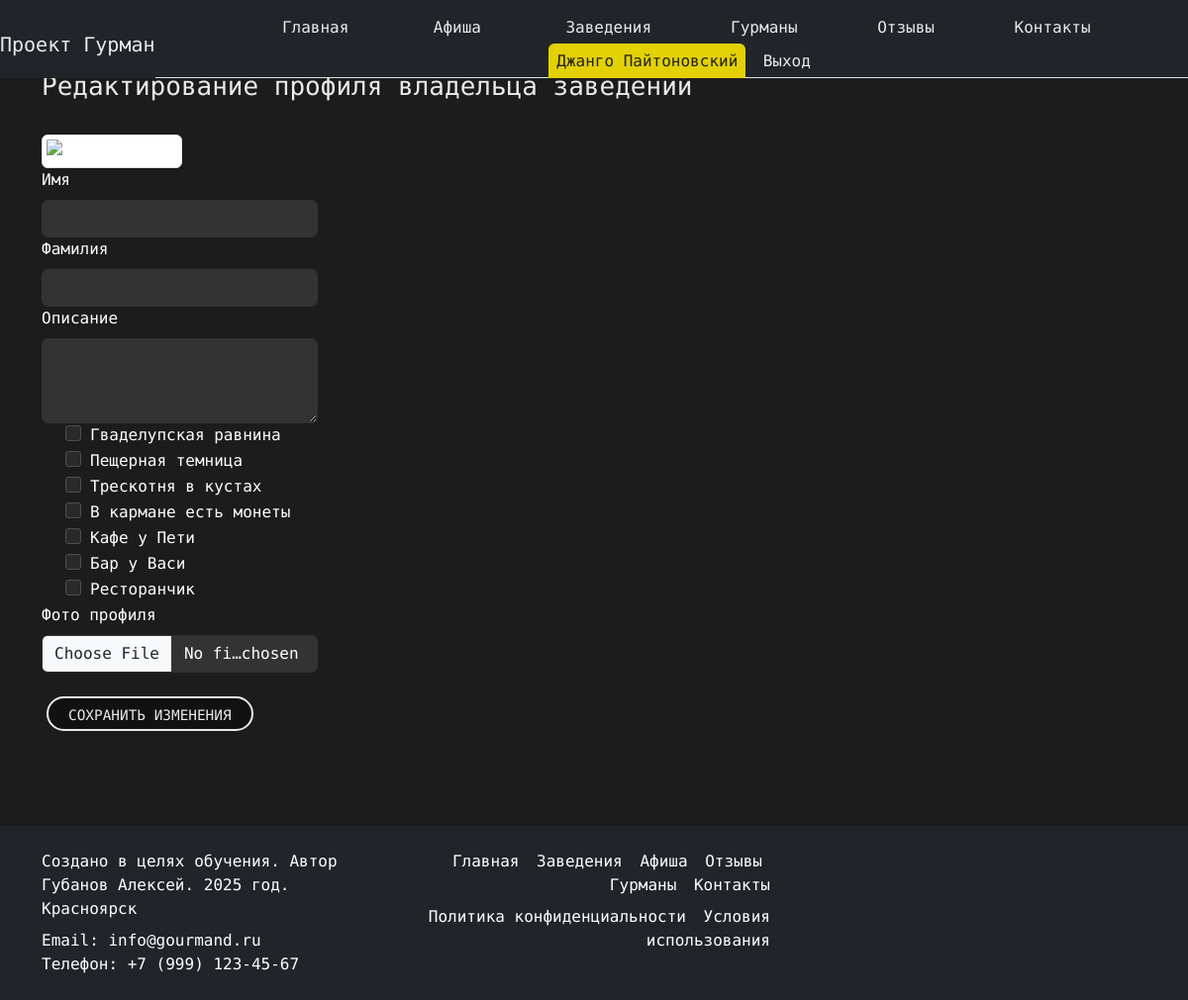
/profile/edit/ (signed in), run on an earlier commit of the app's database.
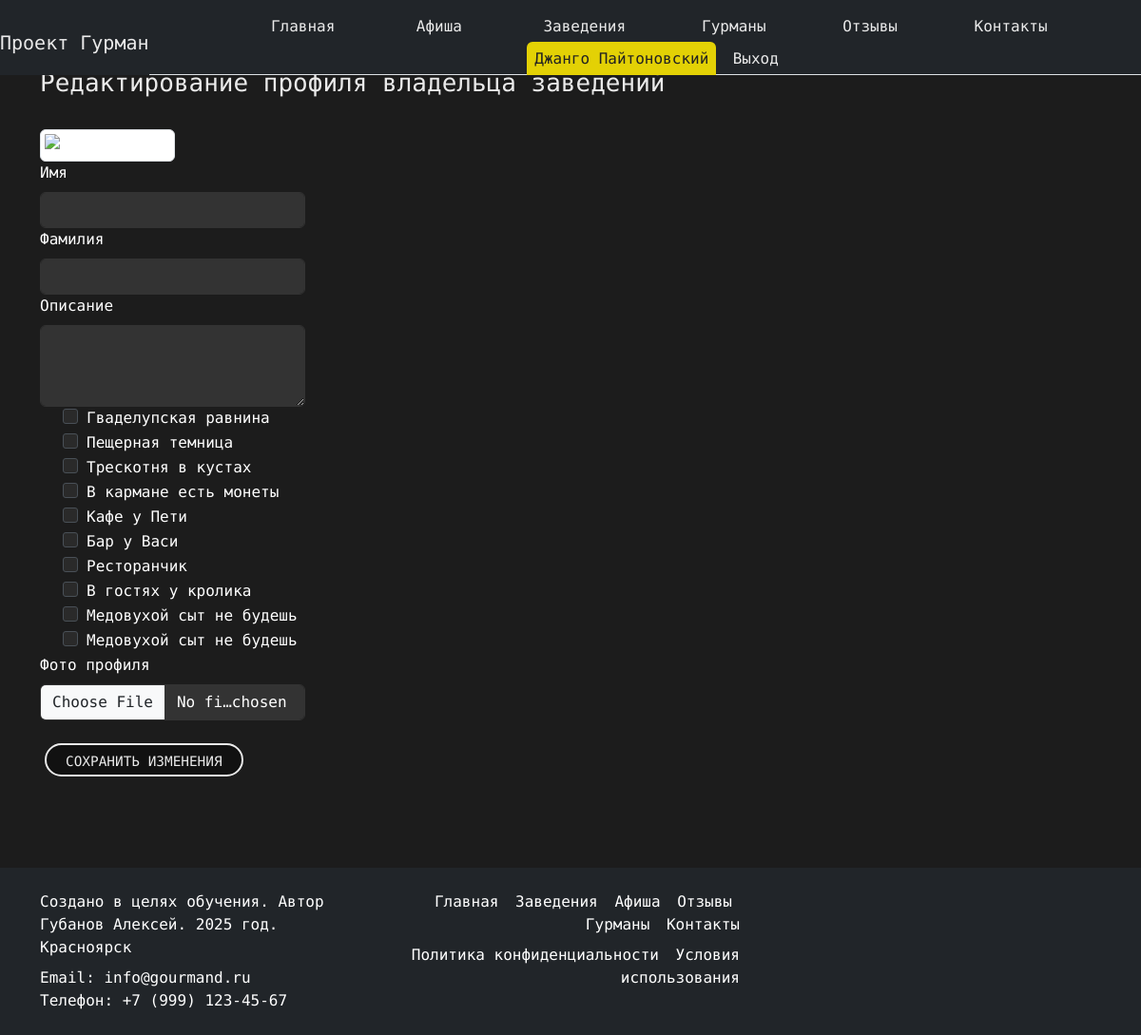
And on a later commit of the database.
### landing/models.py (models this page shows, shortened)
class Place(models.Model):
    name = models.CharField(max_length=100)
    description = models.TextField()
    place_email = models.EmailField()
    location = models.TextField()
    rating = models.DecimalField(max_digits=3, decimal_places=1, default=0.0)
    phone = models.TextField(max_length=50)
    website = models.URLField(max_length=200, blank=True, null=True)
    owner = models.ForeignKey(
        settings.AUTH_USER_MODEL,
        on_delete=models.SET_NULL,
        null=True,
        blank=True,
        related_name='owned_places'
    )
    slug = models.SlugField(max_length=100, blank=True, unique=True, verbose_name="Слаг")

### landing/views.py (the view, shortened to what this page needs)
# urls.py: path("profile/edit/", views.edit_profile, name="edit_profile"),
@login_required
def edit_profile(request):
    user = request.user
    if user.is_gourmand():
        profile = GourmandProfile.objects.filter(user=user).first()
        return render(request, "gourmands/edit_profile_gourmand.html", {"profile": profile})
    elif user.is_owner():
        profile = OwnerProfile.objects.filter(user=user).first()
        all_places = Place.objects.all()
        return render(request, "places/edit_profile_owner.html", {"profile": profile, "all_places": all_places})
    return redirect("index")

### landing/models.py (called while the page is built)
    def is_gourmand(self):
        return self.role == "gourmand"

    def is_owner(self):
        return self.role == "owner"

### templates/places/edit_profile_owner.html (shortened to what this page needs)
{% extends "landing/base.html" %}
{% load static %}
{% block content %}
<div class="container my-5">
 <div class="row gx-1">
  <h2 class="mb-4 pt-4 custom-text-color">Редактирование профиля владельца заведений</h2>
  <form method="POST" enctype="multipart/form-data">
        {% if profile.image %}
            <img src="{{ profile.image.url }}" alt="Фото гурмана" class="img-thumbnail" width="150">
        {% else %}
            <img src="{% static 'img/default.png' %}" alt="Фото гурмана" class="img-thumbnail" width="150">
        {% endif %}
    <div class="col-md-3">
      <label for="first_name" class="form-label">Имя</label>
      <input type="text" class="form-control" id="first_name" name="first_name" value="{{ profile.first_name }}" required>
    </div>
    <div class="col-md-3">
      <label for="last_name" class="form-label">Фамилия</label>
      <input type="text" class="form-control" id="last_name" name="last_name" value="{{ profile.last_name }}" required>
    </div>
    <div class="col-md-3">
      <label for="description" class="form-label">Описание</label>
      <textarea class="form-control" id="description" name="description" rows="3">{{ profile.description }}</textarea>
    </div>
      {% for place in all_places %}
          <div class="form-check">
              <label class="form-check-label" for="place_{{ place.id }}">
                  {{ place.name }}
              </label>
          </div>
      {% endfor %}
    <div class="col-md-3">
      <label for="image" class="form-label">Фото профиля</label>
      <input type="file" class="form-control" id="image" name="image">
    </div>
    <div class="mt-4 button_user">
        <button type="submit" class="custom-button bg_dark">Сохранить изменения</button>
    </div>
  </form>
 </div>
</div>
{% endblock %}

What changed in the data, as far as the page shows it:
added Place: name "В гостях у кролика"
added Place: name "Медовухой сыт не будешь"
added Place: name "Медовухой сыт не будешь"
